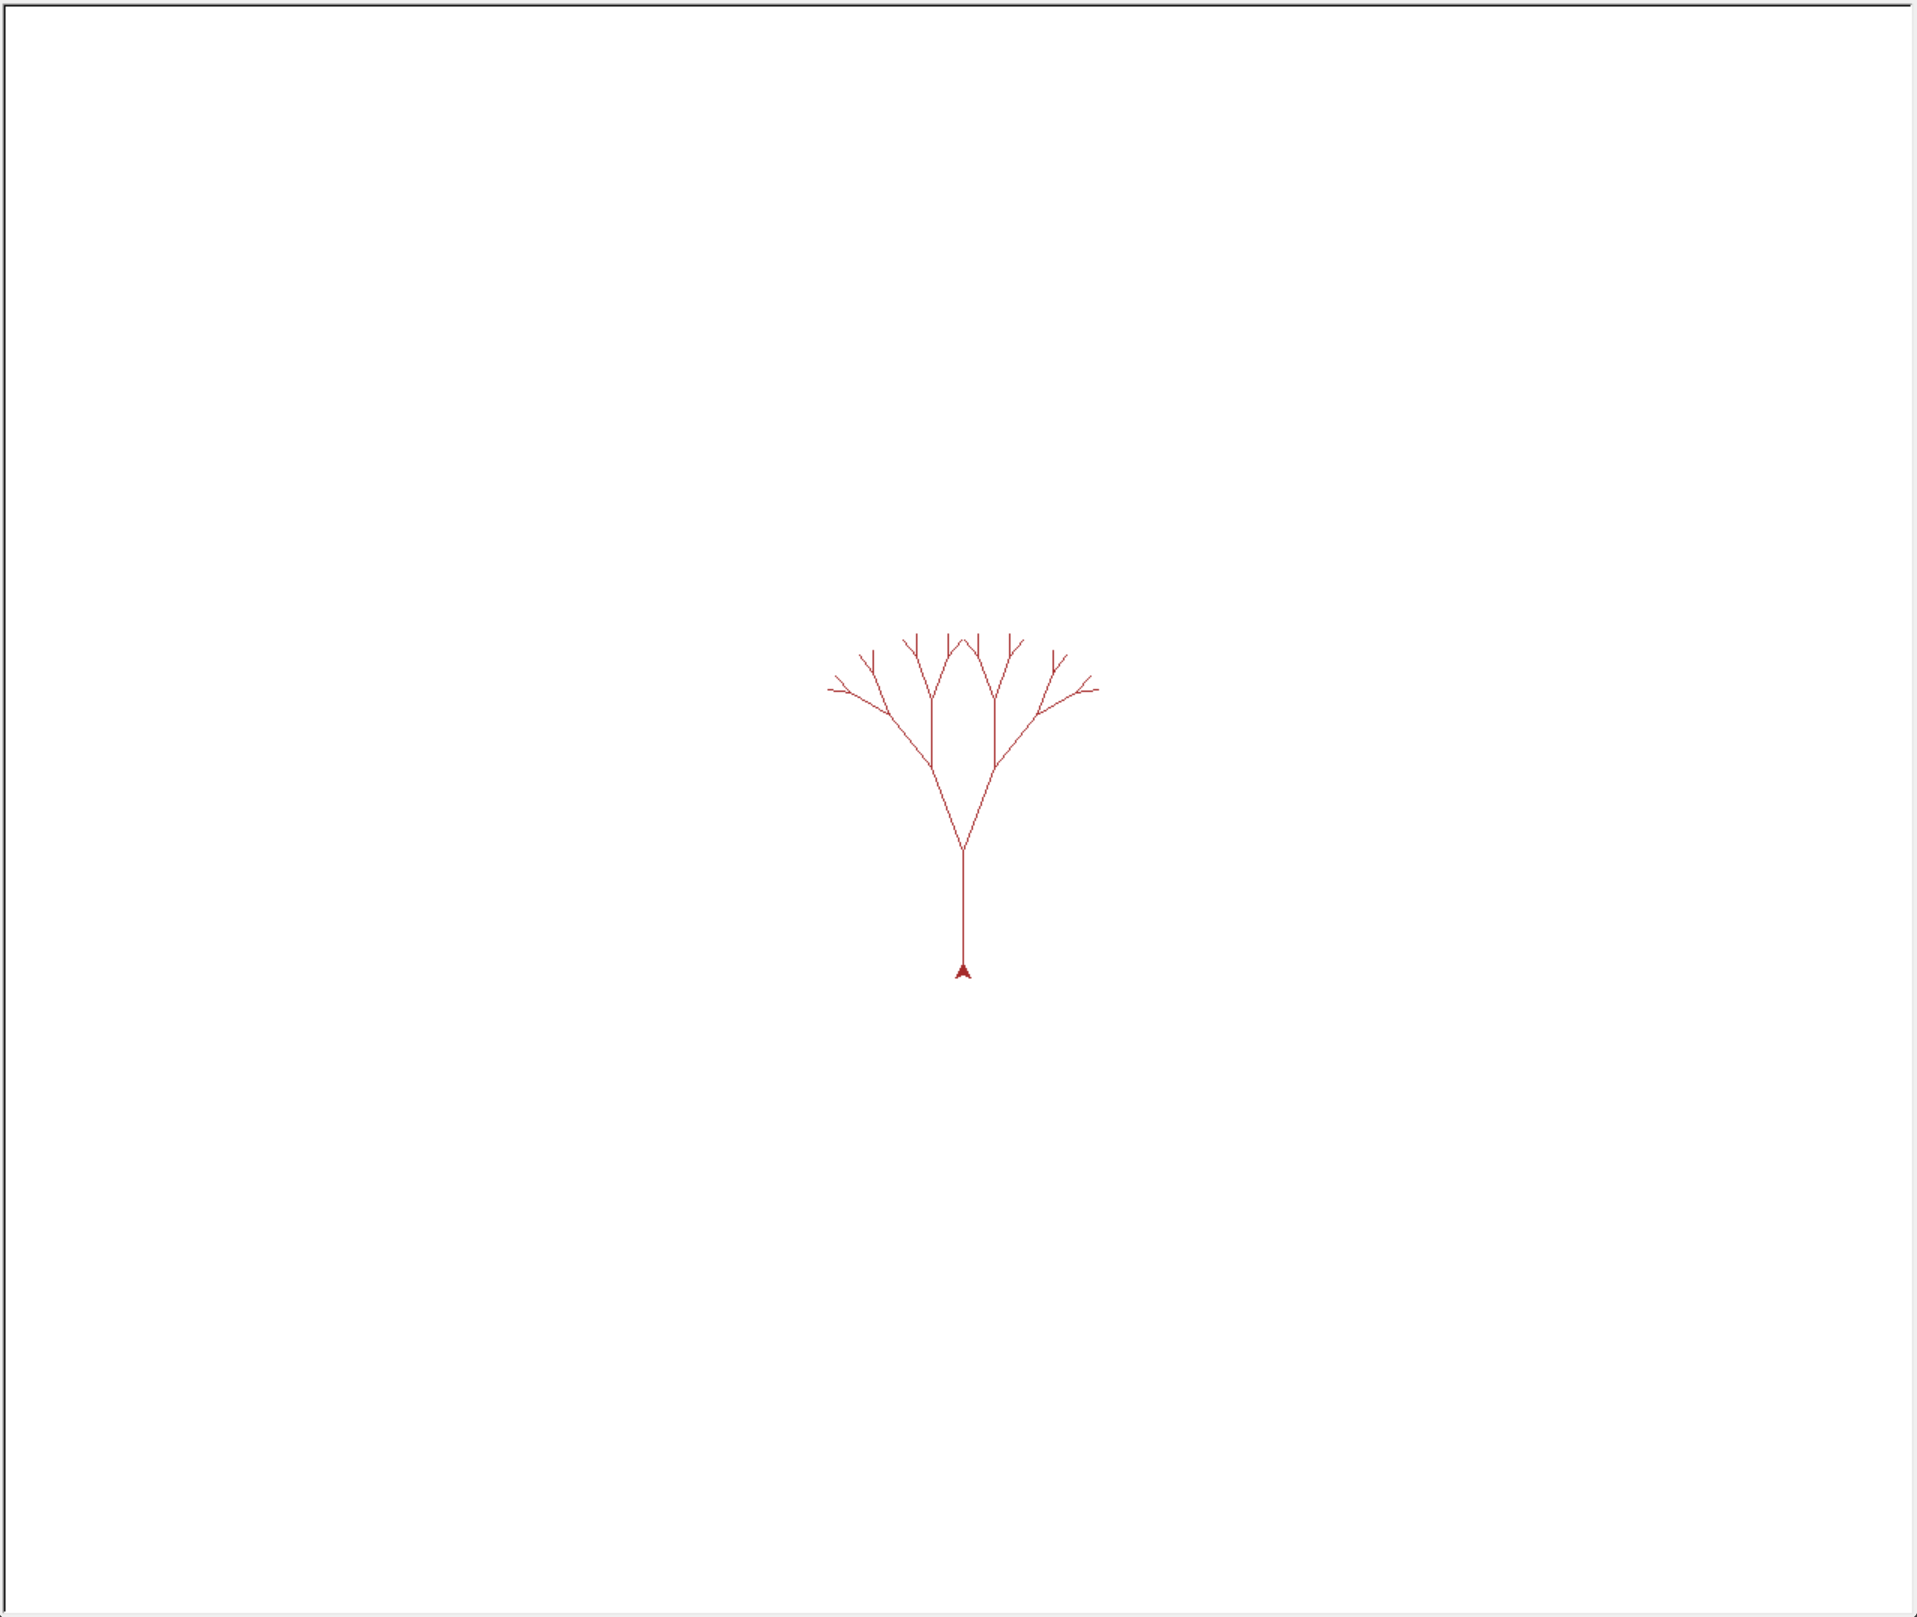

The script that drew this image:
#mistral-large
import turtle

def draw_tree(t, branch_len):
    if branch_len > 5:
        t.forward(branch_len)
        t.right(20)
        draw_tree(t, branch_len - 15)
        t.left(40)
        draw_tree(t, branch_len - 15)
        t.right(20)
        t.backward(branch_len)

def main():
    screen = turtle.Screen()
    screen.bgcolor("white")
    t = turtle.Turtle()
    t.color("brown")
    t.left(90)
    t.up()
    t.backward(100)
    t.down()
    draw_tree(t, 75)
    screen.mainloop()

if __name__ == "__main__":
    main()
